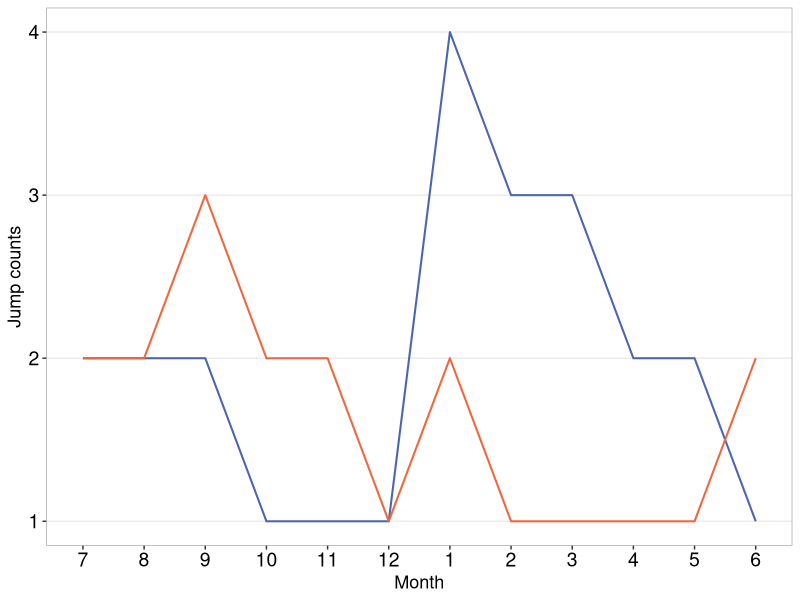
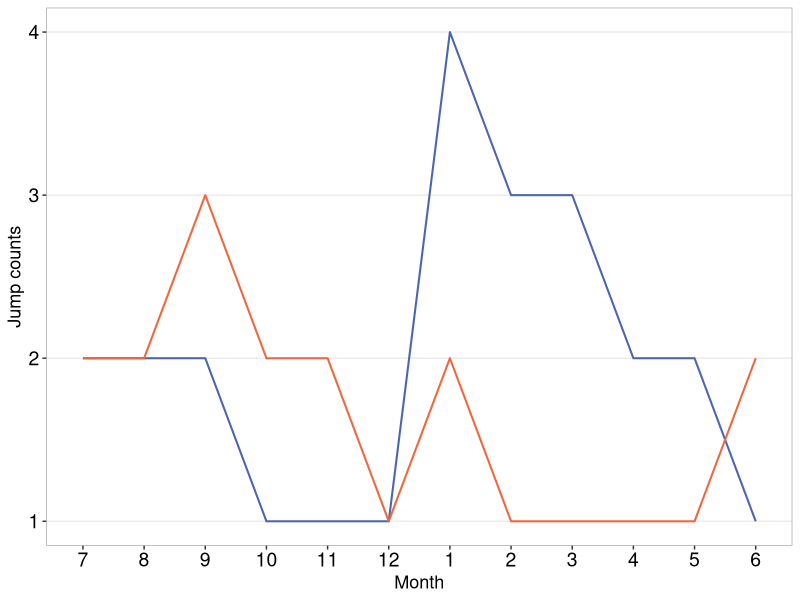

Write R code to recreate these figures, in order.
# Load required libraries
library(tidyverse)
library(lubridate)
library(scales)

# ---------------------------
# MARKOV JUMP TEMPORAL ANALYSIS
# ---------------------------

# Read Markov jump statistics (2022-2023)
jump_counts <- read_tsv('north_america_markov_jumps_2022_2023.tsv')

# Set month factor levels (July-December first, then January-June)
jump_counts$month <- factor(jump_counts$month, levels = c(7:12, 1:6))

# ---------------------------
# CENTRAL REGION JUMP DYNAMICS (2022)
# ---------------------------

# Plot transmission paths originating from Central region in 2022
jump_counts |> 
  filter(year == 2022) |> 
  filter(from == 'Central') |> 
  mutate(
    date = as.Date(paste(year, month, 1, sep = '-')),
    path = paste(from, 'to', to, sep = ' ')
  ) |> 
  ggplot() + 
  geom_line(
    aes(x = month, y = n_jump, color = path, group = path), 
    linewidth = 0.7
  ) +
  # Color scheme for transmission paths
  scale_color_manual(
    values = c(
      "Central to North" = "#4B65AF",  # Blue
      "Central to South" = "#EF673F"   # Orange
    )
  ) +
  labs(
    x = 'Month', 
    y = 'Jump counts', 
    color = 'Transmission path'
  ) +
  theme_bw() +
  theme(
    axis.text = element_text(color = 'black', size = 14),
    axis.title = element_text(color = 'black', size = 13),
    legend.title = element_text(color = 'black', size = 13),
    legend.text = element_text(color = 'black', size = 12),
    panel.grid.minor = element_blank(),
    panel.grid.major.x = element_blank(),
    panel.grid.minor.x = element_blank(),
    panel.border = element_rect(color = 'darkgray'),
    legend.position = 'none'
  )

# Save the plot
ggsave(
  filename = 'north_america_central_jump.pdf',
  width = 5, 
  height = 4,
  dpi = 300
)
